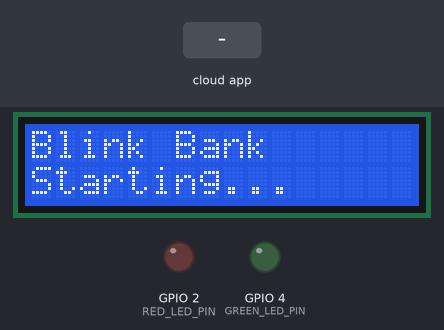
Simulated run of this sketch. Board: ESP32. On the bench: 16×2 character LCD, output pins drawn as LEDs (lit = HIGH). Dashed ring = blinking. Inputs (shaded band) come from the test bench. WiFi joins after 1.5 s; servers stay silent unless stated; the Firebase database answers and starts empty; what the sketch prints to the serial monitor is not drawn.

Above: at 2.1 s.
At 4.6 s:
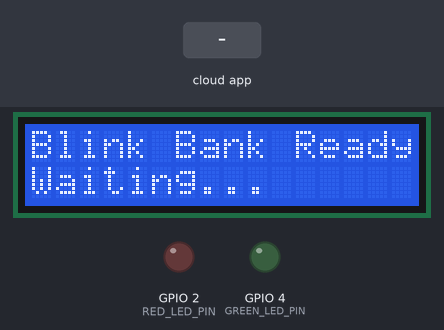
4.7 s: the phone or cloud app sets action to withdraw
At 7.3 s:
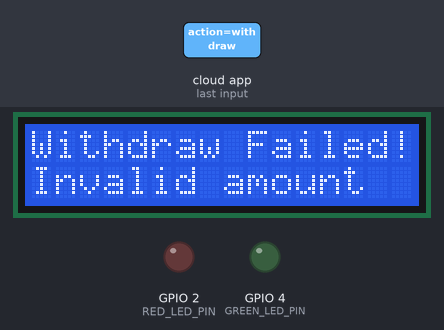
7.7 s: the phone or cloud app sets action to login
At 10.4 s:
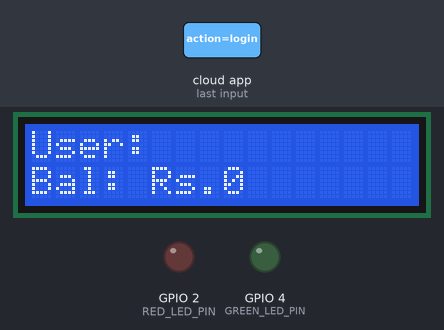
10.7 s: the phone or cloud app sets action to deposit
At 11.39 s:
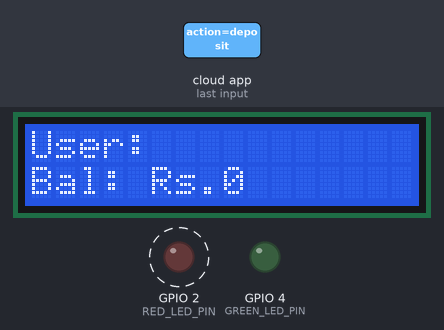
Timing chart, 0 to 13.7 s (numbered marks = the images above; inputs shaded):
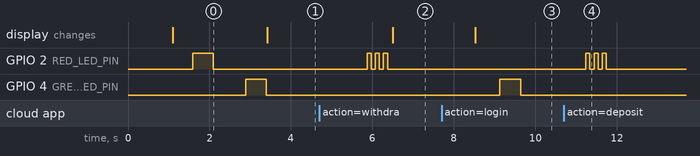

Measured:
- after the input at 4.7 s, GPIO 2 (RED_LED_PIN): alternates HIGH for 0.10 s and LOW for 0.10 s, 6 changes in all, then stays LOW, starting after 1.2 s; the display: changes after 1.8 s (image 2)
- after the input at 7.7 s, GPIO 4 (GREEN_LED_PIN): LOW → HIGH after 1.4 s, → LOW 0.52 s later
- after the input at 10.7 s, GPIO 2 (RED_LED_PIN): alternates HIGH for 0.10 s and LOW for 0.10 s, 6 changes in all, then stays LOW, starting after 0.54 s
- what the display in image 0 shows lasts 2.3 s, from 1.1 s to 3.4 s

The sketch:

smartatm1_copy_20251208173517.ino
```cpp
#include <Wire.h>
#include <WiFi.h>
#include <WebServer.h>
#include <LiquidCrystal_I2C.h>
#include <Firebase_ESP_Client.h>
#include <ESP32Servo.h>

// --- FIREBASE CONFIGURATION ---
#define FIREBASE_HOST "smartatm-wifi-default-rtdb.asia-southeast1.firebasedatabase.app"
#define FIREBASE_AUTH "YOUR_NEW_SECRET_HERE"  // Put your regenerated secret here

// --- WIFI CONFIGURATION ---
const char* ssid = "KUNNATH 2.4Ghz";
const char* password = "9847222218";

// --- PIN DEFINITIONS ---
const int RED_LED_PIN = 2;
const int GREEN_LED_PIN = 4;
const int SERVO_PIN = 13;

// --- OBJECTS ---
FirebaseData fbdo;
FirebaseAuth auth;
FirebaseConfig config;
LiquidCrystal_I2C lcd(0x27, 16, 2);
WebServer server(80);
Servo myServo;

// --- STATE ---
bool lcdReady = false;
bool userLoggedIn = false;
String currentUser = "";
long currentBalance = 0;
String lastAction = "idle";
unsigned long lastCheck = 0;
const unsigned long CHECK_INTERVAL = 1000;  // Check Firebase every 1 second

// ============================
//    HARDWARE FEEDBACK
// ============================

void flashSuccess() {
  digitalWrite(GREEN_LED_PIN, HIGH);
  delay(500);
  digitalWrite(GREEN_LED_PIN, LOW);
}

void flashError() {
  for (int i = 0; i < 3; i++) {
    digitalWrite(RED_LED_PIN, HIGH); delay(100);
    digitalWrite(RED_LED_PIN, LOW); delay(100);
  }
}

void dispenseMoney(long amount) {
  Serial.print("Dispensing Rs.");
  Serial.println(amount);
  myServo.attach(SERVO_PIN);
  myServo.write(150);
  delay(1200);
  myServo.write(30);
  delay(500);
  myServo.detach();
}

// ============================
//    LCD FUNCTIONS
// ============================

bool initLCD() {
  Wire.begin(21, 22);
  Wire.beginTransmission(0x27);
  if (Wire.endTransmission() == 0) {
    lcd.init();
    lcd.backlight();
    lcd.clear();
    return true;
  }
  Wire.beginTransmission(0x3F);
  if (Wire.endTransmission() == 0) {
    Serial.println("LCD found at 0x3F - update constructor!");
    return false;
  }
  Serial.println("LCD not found!");
  return false;
}

// Show two lines on LCD
void lcdShow(const char* line1, const char* line2) {
  if (!lcdReady) return;
  lcd.clear();
  lcd.setCursor(0, 0);
  lcd.print(line1);
  if (line2) {
    lcd.setCursor(0, 1);
    lcd.print(line2);
  }
}

// Show two lines using String objects
void lcdShowStr(String line1, String line2) {
  if (!lcdReady) return;
  lcd.clear();
  lcd.setCursor(0, 0);
  lcd.print(line1);
  lcd.setCursor(0, 1);
  lcd.print(line2);
}

// Show user info: "User: name" + "Bal: Rs.XXXX"
void lcdShowUser() {
  lcdShowStr("User: " + currentUser, "Bal: Rs." + String(currentBalance));
}

// Show welcome screen
void lcdShowWelcome() {
  lcdShow("Blink Bank Ready", "Waiting...");
}

// ============================
//    FIREBASE MONITORING
// ============================

void checkFirebase() {
  // Only check at intervals
  if (millis() - lastCheck < CHECK_INTERVAL) return;
  lastCheck = millis();
  if (!Firebase.ready()) return;

  // Read current action
  if (!Firebase.RTDB.getString(&fbdo, "/atm/session/action")) return;
  String action = fbdo.stringData();

  // Skip if action hasn't changed
  if (action == lastAction) return;
  lastAction = action;

  Serial.print("[Action] ");
  Serial.println(action);

  // ---- LOGIN ----
  if (action == "login") {
    // Read username
    if (Firebase.RTDB.getString(&fbdo, "/atm/session/username")) {
      currentUser = fbdo.stringData();
    }
    // Read balance
    if (Firebase.RTDB.getInt(&fbdo, "/atm/session/balance")) {
      currentBalance = fbdo.intData();
    }

    userLoggedIn = true;
    digitalWrite(GREEN_LED_PIN, HIGH);  // Green LED stays ON

    // LCD: Show user + balance
    lcdShowUser();
    flashSuccess();

    Serial.print("Logged in: ");
    Serial.print(currentUser);
    Serial.print(" | Rs.");
    Serial.println(currentBalance);

    // Acknowledge
    Firebase.RTDB.setString(&fbdo, "/atm/session/action", "idle");
    lastAction = "idle";
  }

  // ---- DEPOSIT ----
  else if (action == "deposit") {
    long amount = 0;
    if (Firebase.RTDB.getInt(&fbdo, "/atm/session/amount")) {
      amount = fbdo.intData();
    }
    if (Firebase.RTDB.getInt(&fbdo, "/atm/session/balance")) {
      currentBalance = fbdo.intData();
    }

    if (amount > 0) {
      flashSuccess();

      // LCD: "Deposited Rs.500" / "Bal: Rs.1500"
      lcdShowStr(
        "Deposited Rs." + String(amount),
        "Bal: Rs." + String(currentBalance)
      );

      Serial.print("Deposited Rs.");
      Serial.print(amount);
      Serial.print(" | New Bal: Rs.");
      Serial.println(currentBalance);

      delay(3000);       // Show deposit message for 3 seconds
      lcdShowUser();     // Back to user view
    } else {
      flashError();
    }

    Firebase.RTDB.setString(&fbdo, "/atm/session/action", "idle");
    lastAction = "idle";
  }

  // ---- WITHDRAW ----
  else if (action == "withdraw") {
    long amount = 0;
    if (Firebase.RTDB.getInt(&fbdo, "/atm/session/amount")) {
      amount = fbdo.intData();
    }
    if (Firebase.RTDB.getInt(&fbdo, "/atm/session/balance")) {
      currentBalance = fbdo.intData();
    }

    if (amount > 0) {
      // LCD: "Withdrew Rs.200" / "Dispensing..."
      lcdShowStr(
        "Withdrew Rs." + String(amount),
        "Dispensing..."
      );

      dispenseMoney(amount);  // Servo moves
      flashSuccess();

      // LCD: "Withdrew Rs.200" / "Bal: Rs.800"
      lcdShowStr(
        "Withdrew Rs." + String(amount),
        "Bal: Rs." + String(currentBalance)
      );

      Serial.print("Withdrew Rs.");
      Serial.print(amount);
      Serial.print(" | New Bal: Rs.");
      Serial.println(currentBalance);

      delay(3000);       // Show withdraw message for 3 seconds
      lcdShowUser();     // Back to user view
    } else {
      flashError();
      lcdShow("Withdraw Failed!", "Invalid amount");
      delay(2000);
      lcdShowUser();
    }

    Firebase.RTDB.setString(&fbdo, "/atm/session/action", "idle");
    lastAction = "idle";
  }

  // ---- CHECK BALANCE ----
  else if (action == "check") {
    if (Firebase.RTDB.getInt(&fbdo, "/atm/session/balance")) {
      currentBalance = fbdo.intData();
    }
    lcdShowUser();
    flashSuccess();

    Serial.print("Balance checked: Rs.");
    Serial.println(currentBalance);

    Firebase.RTDB.setString(&fbdo, "/atm/session/action", "idle");
    lastAction = "idle";
  }

  // ---- LOGOUT ----
  else if (action == "logout") {
    userLoggedIn = false;
    currentUser = "";
    currentBalance = 0;
    digitalWrite(GREEN_LED_PIN, LOW);  // Green LED OFF
    lcdShowWelcome();

    Serial.println("User logged out.");

    Firebase.RTDB.setString(&fbdo, "/atm/session/action", "idle");
    Firebase.RTDB.setBool(&fbdo, "/atm/session/active", false);
    lastAction = "idle";
  }
}

// ============================
//    SETUP
// ============================

void setup() {
  Serial.begin(115200);
  delay(1000);
  Serial.println("\n=== Blink Bank ATM ===");

  // LED pins
  pinMode(RED_LED_PIN, OUTPUT);
  pinMode(GREEN_LED_PIN, OUTPUT);
  digitalWrite(RED_LED_PIN, LOW);
  digitalWrite(GREEN_LED_PIN, LOW);

  // Servo timers
  ESP32PWM::allocateTimer(0);
  ESP32PWM::allocateTimer(1);
  ESP32PWM::allocateTimer(2);
  ESP32PWM::allocateTimer(3);
  myServo.setPeriodHertz(50);

  // LCD init (once)
  lcdReady = initLCD();
  lcdShow("Blink Bank", "Starting...");
  Serial.println(lcdReady ? "LCD: OK" : "LCD: NOT FOUND");

  // WiFi with timeout
  Serial.print("WiFi: Connecting");
  WiFi.begin(ssid, password);
  int attempts = 0;
  while (WiFi.status() != WL_CONNECTED && attempts < 40) {
    delay(500);
    Serial.print(".");
    digitalWrite(RED_LED_PIN, !digitalRead(RED_LED_PIN));
    attempts++;
  }
  digitalWrite(RED_LED_PIN, LOW);

  if (WiFi.status() != WL_CONNECTED) {
    Serial.println("\nWiFi: FAILED");
    lcdShow("WiFi Failed!", "Check settings");
    flashError();
    return;
  }

  Serial.print("\nWiFi: OK | IP: ");
  Serial.println(WiFi.localIP());

  // Firebase
  config.database_url = FIREBASE_HOST;
  config.signer.tokens.legacy_token = FIREBASE_AUTH;
  Firebase.begin(&config, &auth);
  Firebase.reconnectWiFi(true);

  // Initialize session in Firebase
  if (Firebase.ready()) {
    Firebase.RTDB.setString(&fbdo, "/atm/session/action", "idle");
    Firebase.RTDB.setBool(&fbdo, "/atm/session/active", false);
    Serial.println("Firebase: OK");
  } else {
    Serial.println("Firebase: FAILED");
  }

  // Web server
  server.begin();
  Serial.println("Server: OK");

  // Ready
  flashSuccess();
  lcdShowWelcome();
  Serial.println("\n=== ATM Ready ===\n");
}

// ============================
//    LOOP
// ============================

void loop() {
  server.handleClient();
  checkFirebase();
}
```
